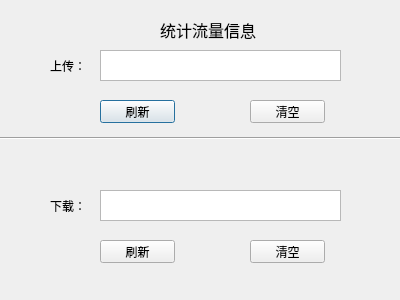
<?xml version="1.0" encoding="UTF-8"?>
<ui version="4.0">
 <class>Dialog2</class>
 <widget class="QDialog" name="Dialog2">
  <property name="geometry">
   <rect>
    <x>0</x>
    <y>0</y>
    <width>400</width>
    <height>300</height>
   </rect>
  </property>
  <property name="windowTitle">
   <string>运行统计</string>
  </property>
  <widget class="QLabel" name="label_2">
   <property name="geometry">
    <rect>
     <x>50</x>
     <y>60</y>
     <width>54</width>
     <height>12</height>
    </rect>
   </property>
   <property name="text">
    <string>上传：</string>
   </property>
  </widget>
  <widget class="QTextBrowser" name="textBrowser_2">
   <property name="geometry">
    <rect>
     <x>100</x>
     <y>190</y>
     <width>241</width>
     <height>31</height>
    </rect>
   </property>
  </widget>
  <widget class="QTextBrowser" name="textBrowser">
   <property name="geometry">
    <rect>
     <x>100</x>
     <y>50</y>
     <width>241</width>
     <height>31</height>
    </rect>
   </property>
  </widget>
  <widget class="QLabel" name="label">
   <property name="geometry">
    <rect>
     <x>160</x>
     <y>20</y>
     <width>101</width>
     <height>20</height>
    </rect>
   </property>
   <property name="font">
    <font>
     <pointsize>12</pointsize>
    </font>
   </property>
   <property name="text">
    <string>统计流量信息</string>
   </property>
  </widget>
  <widget class="QLabel" name="label_3">
   <property name="geometry">
    <rect>
     <x>50</x>
     <y>200</y>
     <width>54</width>
     <height>12</height>
    </rect>
   </property>
   <property name="text">
    <string>下载：</string>
   </property>
  </widget>
  <widget class="QPushButton" name="pushButton">
   <property name="geometry">
    <rect>
     <x>100</x>
     <y>100</y>
     <width>75</width>
     <height>23</height>
    </rect>
   </property>
   <property name="text">
    <string>刷新</string>
   </property>
  </widget>
  <widget class="QPushButton" name="pushButton_2">
   <property name="geometry">
    <rect>
     <x>250</x>
     <y>100</y>
     <width>75</width>
     <height>23</height>
    </rect>
   </property>
   <property name="text">
    <string>清空</string>
   </property>
  </widget>
  <widget class="QPushButton" name="pushButton_3">
   <property name="geometry">
    <rect>
     <x>250</x>
     <y>240</y>
     <width>75</width>
     <height>23</height>
    </rect>
   </property>
   <property name="text">
    <string>清空</string>
   </property>
  </widget>
  <widget class="QPushButton" name="pushButton_4">
   <property name="geometry">
    <rect>
     <x>100</x>
     <y>240</y>
     <width>75</width>
     <height>23</height>
    </rect>
   </property>
   <property name="text">
    <string>刷新</string>
   </property>
  </widget>
  <widget class="Line" name="line">
   <property name="geometry">
    <rect>
     <x>0</x>
     <y>130</y>
     <width>401</width>
     <height>16</height>
    </rect>
   </property>
   <property name="orientation">
    <enum>Qt::Horizontal</enum>
   </property>
  </widget>
 </widget>
 <resources/>
 <connections/>
</ui>
